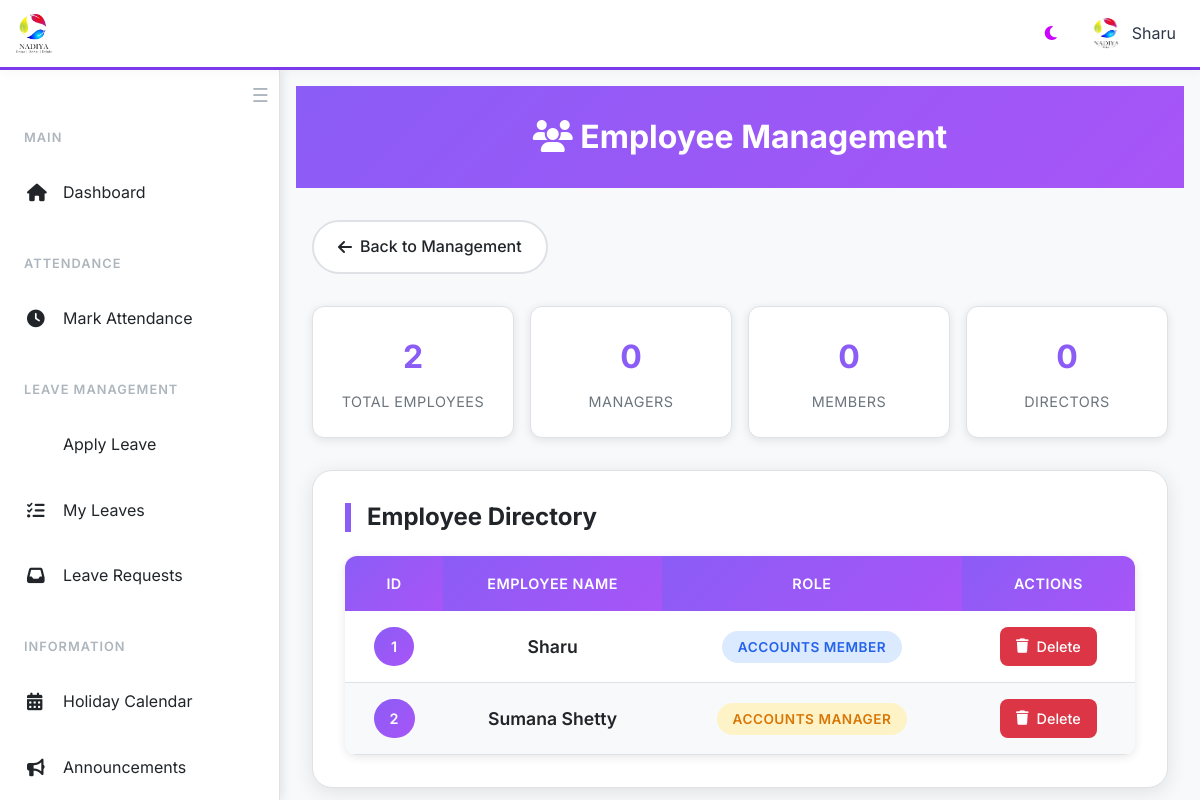
The page /all (signed in) on the database its author committed.
### website/models.py (models this page shows, shortened)
class User(db.Model, UserMixin):
    id = db.Column(db.Integer, primary_key=True)
    first_name = db.Column(db.String(150))
    last_name = db.Column(db.String(150))
    email = db.Column(db.String(150), unique=True, nullable=False)
    password = db.Column(db.String(512), nullable=False)
    earned =  db.Column(db.Float, default=0)
    medic = db.Column(db.Float, default=0)
    pay =  db.Column(db.Float, default=0)
    role = db.Column(db.String(150))
    probation = db.Column(db.Boolean, default = 0)
    photo = db.Column(db.String(150))
    documents = db.relationship('Document', backref='user', lazy=True)
    reset_token = db.Column(db.String(36), nullable=True)
    attendances = db.relationship('Attendance', backref='user', lazy=True)

### website/views.py (the view)
@views.route('/all', methods=['GET'])
def all():
    try:
        user = User.query.all()
        role = [user.role for user in User.query.all()]
        emails = [user.email for user in User.query.all()]  # Fetch all emails from the database
        return render_template('all.html', emails=emails, user = user, role = role)
    except Exception as e:
        return str(e)

### website/templates/all.html (shortened to what this page needs)
{% extends "base.html" %}
{% block content %}
<div class="page-header">
    <div class="container">
        <h1><i class="fas fa-users"></i> Employee Management</h1>
    </div>
</div>
<div class="container">
    <a href="/misc-category" class="back-btn">
        <i class="fas fa-arrow-left"></i> Back to Management
    </a>
    {% if user %}
        <div class="stats-grid">
            <div class="stat-card">
                <div class="stat-number">{{ user|length }}</div>
                <div class="stat-label">Total Employees</div>
            </div>
            <div class="stat-card">
                <div class="stat-number">{{ user|selectattr('role', 'equalto', 'manager')|list|length }}</div>
                <div class="stat-label">Managers</div>
            </div>
            <div class="stat-card">
                <div class="stat-number">{{ user|selectattr('role', 'equalto', 'member')|list|length }}</div>
                <div class="stat-label">Members</div>
            </div>
            <div class="stat-card">
                <div class="stat-number">{{ user|selectattr('role', 'equalto', 'director')|list|length }}</div>
                <div class="stat-label">Directors</div>
            </div>
        </div>
        <div class="table-container">
            <h2 class="table-title">Employee Directory</h2>
            <table class="employee-table">
                <thead>
                    <tr>
                        <th>ID</th>
                        <th>Employee Name</th>
                        <th>Role</th>
                        <th>Actions</th>
                    </tr>
                </thead>
                <tbody>
                    {% for employee in user %}
                    <tr>
                        <td>
                            <span class="employee-id">{{ employee.id }}</span>
                        </td>
                        <td>
                            <span class="employee-name">{{ employee.first_name }}</span>
                        </td>
                        <td>
                            <span class="role-badge
                                {% if 'director' in employee.role %}role-director
                                {% elif 'manager' in employee.role %}role-manager
                                {% elif 'member' in employee.role %}role-member
                                {% elif 'emp' in employee.role %}role-employee
                                {% else %}role-others{% endif %}">
                                {{ employee.role.replace('_', ' ').title() }}
                            </span>
                        </td>
                        <td>
                            <a href="{{ url_for('views.delete_user', user_id=employee.id) }}"
                               class="delete-btn"
                               onclick="return confirmDelete()">
                                <i class="fas fa-trash"></i> Delete
                            </a>
                        </td>
                    </tr>
                    {% endfor %}
                </tbody>
            </table>
        </div>
    {% else %}
        <div class="no-employees">
            <i class="fas fa-users-slash"></i>
            <p>No employees found in the system.</p>
        </div>
    {% endif %}
</div>
{% endblock %}

### website/templates/base.html (shortened to what this page needs)
<!DOCTYPE html>
<html lang="en" data-theme="light">
<head>
    <link href="https://cdn.jsdelivr.net/npm/bootstrap@5.3.0/dist/css/bootstrap.min.css" rel="stylesheet">
    <link rel="stylesheet" href="https://cdnjs.cloudflare.com/ajax/libs/font-awesome/6.4.0/css/all.min.css">
</head>
<body>
    <header class="top-header">
        <div class="header-logo">
            <img src="{{ url_for('static', filename='logo.png') }}" alt="Nadiya Logo">
        </div>
        <div class="header-actions">
            <button class="theme-toggle" onclick="toggleTheme()">
                <i class="fas fa-moon" id="theme-icon"></i>
            </button>
            {% if current_user.is_authenticated %}
            <div class="user-profile" onclick="window.location.href='/profile/{{ current_user.id }}'">
                {% if current_user.photo %}
                    <img src="{{ url_for('views.uploaded_file', setname='photos', filename=current_user.photo) }}" alt="Profile">
                {% else %}
                    <img src="{{ url_for('static', filename='logo.png') }}" alt="Profile">
                {% endif %}
                <span>{{ current_user.first_name }}</span>
            </div>
            {% endif %}
        </div>
    </header>
  <nav class="sidebar" id="sidebar">
  <button id="sidebarCollapseBtn" class="sidebar-collapse-btn" onclick="toggleSidebarCollapse()" title="Collapse Sidebar">
    <span class="hamburger-icon">☰</span>
</button>
    <br>
        <div class="sidebar-content">
            {% if current_user.is_authenticated %}
            <div class="nav-section">
                <div class="nav-section-title">Main</div>
                <div class="nav-item">
                    <a href="/" class="nav-link">
                        <i class="fas fa-home"></i>
                        <span>Dashboard</span>
                    </a>
                </div>
            </div>
            <div class="nav-section">
                <div class="nav-section-title">Attendance</div>
                <div class="nav-item">
                    <a href="/attendance" class="nav-link">
                        <i class="fas fa-clock"></i>
                        <span>Mark Attendance</span>
                    </a>
                </div>
            </div>
            <div class="nav-section">
                <div class="nav-section-title">Leave Management</div>
                <div class="nav-item">
                    <a href="/apply_leave" class="nav-link">
                        <span>Apply Leave</span>
                    </a>
                </div>
                <div class="nav-item">
                    <a href="/approved_leaves" class="nav-link">
                        <i class="fas fa-list-check"></i>
                        <span>My Leaves</span>
                    </a>
                </div>
                <div class="nav-item">
                    <a href="/leave_requests" class="nav-link">
                        <i class="fas fa-inbox"></i>
                        <span>Leave Requests</span>
                    </a>
                </div>
            </div>
            <div class="nav-section">
                <div class="nav-section-title">Information</div>
                <div class="nav-item">
                    <a href="/display_holidays" class="nav-link">
                        <i class="fas fa-calendar-alt"></i>
                        <span>Holiday Calendar</span>
                    </a>
                </div>
                <div class="nav-item">
                    <a href="/announcements" class="nav-link">
                        <i class="fas fa-bullhorn"></i>
                        <span>Announcements</span>
                    </a>
                </div>
            </div>
            {% endif %}
        </div>
    </nav>
    <main class="main-content" id="mainContent">
        {% block content %}{% endblock %}
    </main>
</body>
</html>

### website/templates/base.html (style rules this page uses)
:root { --bg-primary: #ffffff; --bg-secondary: #f8f9fa; --bg-tertiary: #e9ecef; --text-primary: #212529; --text-secondary: #6c757d; --text-muted: #adb5bd; --border-color: #dee2e6; --shadow: rgba(0, 0, 0, 0.1); --accent-primary: #0d6efd; --accent-secondary: #6f42c1; --success: #198754; --warning: #fd7e14; --danger: #dc3545; --info: #0dcaf0; --navbar-bg: #1a1d23; --sidebar-width: 280px; --sidebar-collapsed-width: 60px; }
* { margin: 0; padding: 0; box-sizing: border-box; }
body { font-family: 'Inter', sans-serif; background-color: var(--bg-secondary); color: var(--text-primary); line-height: 1.6; transition: all 0.3s ease; padding-top: 70px; }
:root { --header-bg: #ffffff; --header-text: #2d3748; --header-border: #7c3aed; --toggle-btn-color: #7c3aed; !important }
.top-header { position: fixed; top: 0; left: 0; right: 0; height: 70px; background: var(--header-bg); color: var(--header-text); z-index: 1000; display: flex; align-items: center; padding: 0 1rem; box-shadow: 0 2px 10px rgba(0,0,0,0.04); border-bottom: 3px solid var(--header-border); transition: background 0.3s, color 0.3s, border-color 0.3s; }
.header-logo { display: flex; align-items: center; flex: 1; }
.header-logo img { height: 40px; margin-right: 1rem; }
.header-actions { display: flex; align-items: center; gap: 1rem; }
.theme-toggle { background: rgba(255,255,255,0.1); border: none; color: rgb(204, 0, 255); padding: 0.5rem; border-radius: 8px; cursor: pointer; transition: all 0.3s ease; }
.user-profile { display: flex; align-items: center; gap: 0.5rem; padding: 0.5rem; border-radius: 8px; transition: all 0.3s ease; cursor: pointer; }
.user-profile img { width: 35px; height: 35px; border-radius: 50%; border: 2px solid rgba(255,255,255,0.3); }
.sidebar { position: fixed; top: 70px; left: -280px; width: var(--sidebar-width); height: calc(100vh - 70px); background: var(--bg-primary); border-right: 1px solid var(--border-color); box-shadow: 2px 0 10px var(--shadow); transition: left 0.3s ease, width 0.3s ease; z-index: 999; overflow-y: auto; }
.sidebar.open { left: 0; }
.sidebar-collapse-btn { background: none; border: none; color: var(--text-muted); font-size: 1.2rem; position: absolute; top: 10px; right: 10px; z-index: 1001; transition: color 0.2s; cursor: pointer; }
.sidebar-content { padding: 2rem 0; }
.nav-section { margin-bottom: 2rem; }
.nav-section-title { font-size: 0.8rem; font-weight: 600; color: var(--text-muted); text-transform: uppercase; letter-spacing: 1px; padding: 0 1.5rem; margin-bottom: 1rem; }
.nav-item { margin-bottom: 0.5rem; }
.nav-link { display: flex; align-items: center; padding: 1rem 1.5rem; color: var(--text-primary); text-decoration: none; transition: all 0.3s ease; border-left: 3px solid transparent; }
.nav-link i { width: 20px; margin-right: 1rem; font-size: 1.1rem; }
.main-content { min-height: calc(100vh - 70px); padding: 1rem; transition: margin-left 0.3s ease; }
.main-content.shifted { margin-left: var(--sidebar-width); }
@media (min-width: 1200px) { .sidebar { left: 0; } }
@media (min-width: 1200px) { .main-content { margin-left: var(--sidebar-width); } }
* { transition: background-color 0.3s ease, color 0.3s ease, border-color 0.3s ease; }

### rows shown on the page
User: first_name "Sharu", id "1", role.replace "ACCOUNTS MEMBER"
User: id "2", first_name "Sumana Shetty", role.replace "ACCOUNTS MANAGER"

### other values the page prints
{{ user|length }} "2"
{{ user|selectattr('role', 'equalto', 'manager')|list|length }} "0"
{{ user|selectattr('role', 'equalto', 'member')|list|length }} "0"
{{ user|selectattr('role', 'equalto', 'director')|list|length }} "0"
